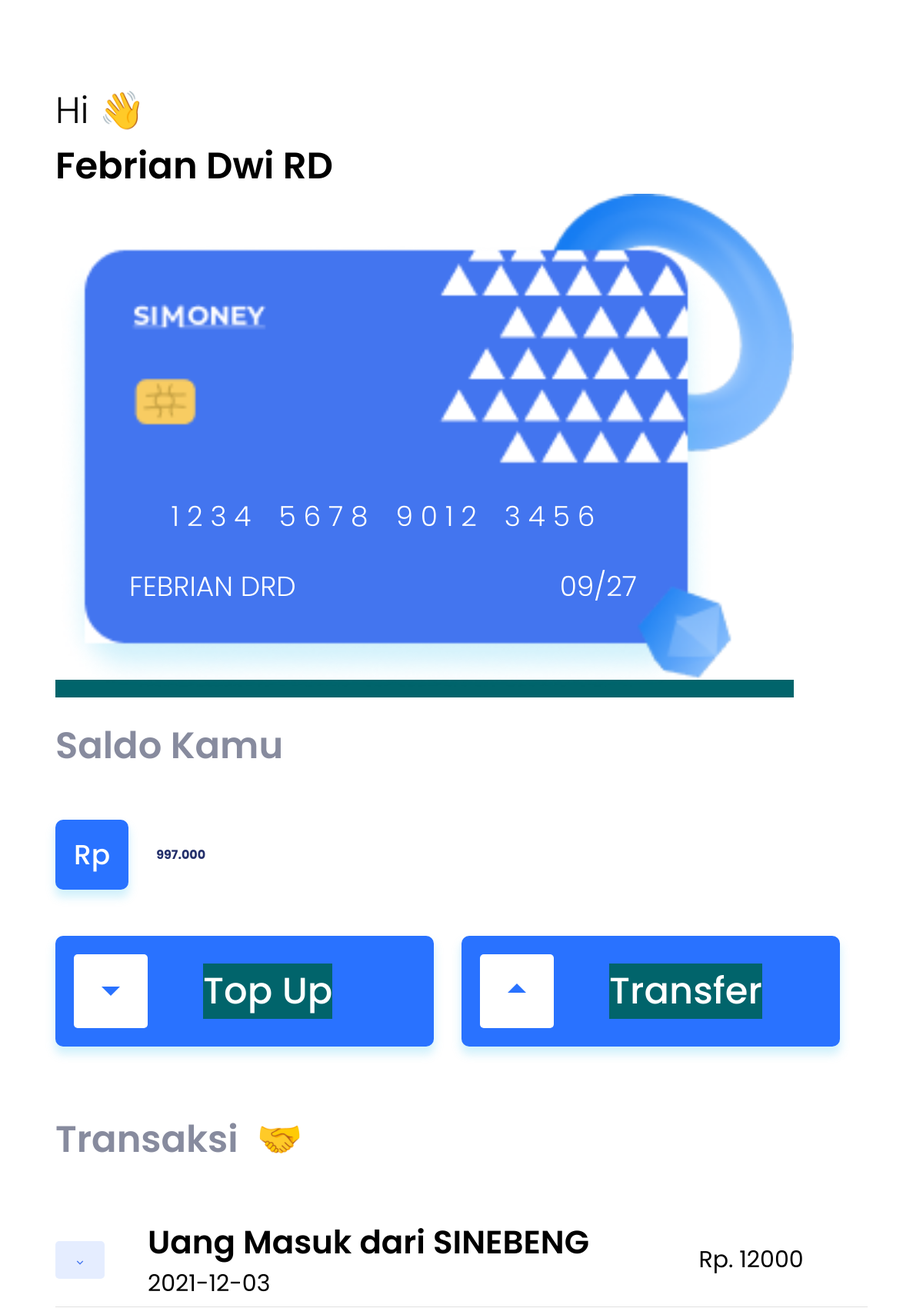
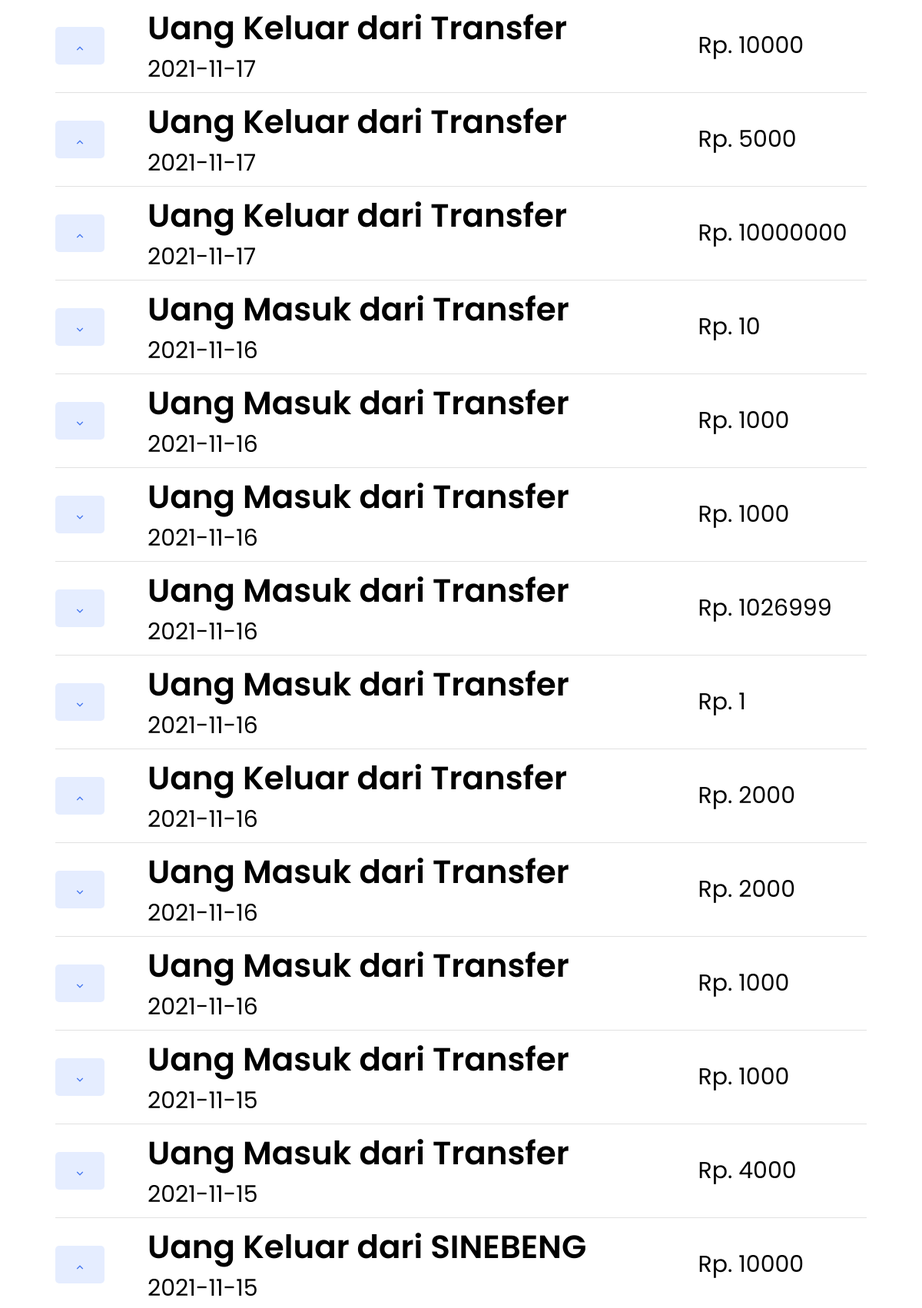
The app's page /apk2/dashboard.php (signed in, upper part) with its own data (2 pictures, top to bottom).
### tables this page shows
CREATE TABLE `transaksi` (
  `id` int(11) NOT NULL,
  `userid` varchar(30) NOT NULL,
  `type` int(1) NOT NULL,
  `jumlah` varchar(255) NOT NULL,
  `tanggal` date NOT NULL DEFAULT current_timestamp()
);

### apk2/dashboard.php (the view, shortened to what this page needs)
<?php
include "server/header.php";
$dataHistory = mysqli_query($koneksi, "SELECT * FROM transaksi WHERE userid = '$_SESSION[userid]' ORDER BY id DESC");
?>
<!DOCTYPE html>
<html lang="en">
<head>
    <link rel="stylesheet" href="assets/css/style.css?<?php echo date('l jS \of F Y h:i:s A'); ?>">
    <link href="https://cdn.jsdelivr.net/npm/remixicon@2.2.0/fonts/remixicon.css" rel="stylesheet">
</head>
<body>
    <div class="page">
        <div class="card-mobile mb-5">
            <p class="sub-text">Hi 👋</p>
            <span style="font-weight:600;" class="sub-text mb-3"><?= $_SESSION['nama'] ?></span>
            <a href="kartu.php">
                <img style="width:80vw;" src="assets/img/card-polos.png" alt="">
            </a>
            <div class="card-info-2 text-align-tengah">
                <p class="mb-3">1 2 3 4&emsp;5 6 7 8&emsp;9 0 1 2&emsp;3 4 5 6</p>
                <div class="flex justify-content-between">
                    <p>FEBRIAN DRD</p>
                    <p>09/27</p>
                </div>
            </div>
            <span style="font-weight:600; color: rgba(0, 8, 48, 0.47);" class="sub-text mb-5">Saldo Kamu</span>
            <div class="flex align-items-tengah mb-5 mt-5">
                <div class="badge-biru mr-3">
                    Rp
                </div>
                <h4 class="balance mr-3" id="saldo"></h4>
            </div>
            <div class="flex mb-5">
                <div class="button-biru btn-full mr-3 flex align-items-tengah">
                    <div class="badge-putih mr-6 ">
                        <i class="ri-arrow-down-s-fill"></i>
                    </div>
                    <a href="topup.php" style="text-decoration: none; color:#fff;">
                        <span>Top Up</span>
                    </a>
                </div>
                <div class="button-biru btn-full mr-3 flex align-items-tengah">
                    <div class="badge-putih mr-6 ">
                        <i class="ri-arrow-up-s-fill"></i>
                    </div>
                    <a href="tf.php" style="text-decoration: none; color:#fff;">
                        <span>Transfer</span>
                    </a>
                </div>
            </div>
            <br>
            <div class="flex">
                <span style="font-weight:600; color: rgba(0, 8, 48, 0.47);" class="sub-text mb-5 mr-2">Transaksi</span>
                <span class="sub-text">🤝</span>
            </div>
            <table class="table-trx">
                <?php
                while ($d = mysqli_fetch_array($dataHistory)) {
                    if ($d['type'] == 0) {
                        $icon = "up";
                        $des = "Uang Keluar dari Transfer";
                    } elseif ($d['type'] == 1) {
                        $icon = "down";
                        $des = "Uang Masuk dari Transfer";
                    } elseif ($d['type'] == 2){
                        $icon = "up";
                        $des = "Uang Keluar dari SINEBENG";
                    } elseif ($d['type'] == 3){
                        $icon = "down";
                        $des = "Uang Masuk dari SINEBENG";
                    }
                ?>
                    <tr>
                        <td class="row-icon">
                            <div class="badge-biru-muda-2">
                                <i class="ri-arrow-<?= $icon ?>-s-line"></i>
                            </div>
                        </td>
                        <td>
                            <p class="trx-text mr-5"><?= $des ?></p>
                            <p class="trx-time"><?= $d['tanggal'] ?></p>
                        </td>
                        <td>
                            <p class="trx-time" id="jumlahtrx">Rp. <?= $d['jumlah'] ?></p>
                        </td>
                    </tr>
                <?php
                }
                ?>
            </table>
        </div>
    </div>
</body>
</html>

### apk2/assets/css/style.css (style rules this page uses)
* { box-sizing: border-box; margin: 0; padding: 0; }
body { font-family: "Poppins", sans-serif; }
a, a:hover, a:focus, a:active { text-decoration: none; color: inherit; background-color: #01646b; }
.page { margin: 2vw; margin-top: 5vw; margin-bottom: 25vw; }
.card-mobile { width: 100%; height: fit-content; padding: 4vw; background-color: #fff; border-radius: 15px; }
.sub-text { font-size: 4vw; font-weight: 300; }
.flex { display: flex; }
.align-items-tengah { align-items: center; }
.card-info-2 { width: 55vw; margin-left: 8vw; margin-bottom: -10vw; transform: translateY(-22vw); color: #fff; font-weight: 300; font-size: 3vw; }
.justify-content-between { justify-content: space-between; }
.text-align-tengah { text-align: center; }
.mr-3 { margin-right: 3vw; }
.mr-2 { margin-right: 2vw; }
.mr-5 { margin-right: 5vw; }
.mr-6 { margin-right: 6vw; }
.mt-5 { margin-top: 5vw; }
.mb-5 { margin-bottom: 5vw; }
.mb-3 { margin-bottom: 3vw; }
.balance { color: #232f6b; }
.row-icon { width: 10vw; }
.badge-biru-muda-2 { width: fit-content; height: fit-content; padding-top: 1.5vw; padding-right: 2vw; padding-left: 2vw; padding-bottom: 0.5vw; color: #4375ef; border-radius: 5px; background: rgba(57, 115, 255, 0.13); }
.badge-putih { width: fit-content; height: fit-content; padding-top: 1.5vw; padding-right: 2vw; padding-left: 2vw; padding-bottom: 0.5vw; color: #2972ff; border-radius: 5px; background: #fff; }
.table-trx { width: 100%; padding: 3vw 0; border-collapse: collapse; }
.table-trx tr { border-bottom: 1px solid rgba(196, 196, 196, 0.5); padding: 3vw; }
.table-trx td:first-child { padding: 3vw 0; }
.button-biru { padding: 2vw 2vw; font-size: 4vw; color: #fff; font-weight: 500; border-radius: 10px; background-color: #2972ff; box-shadow: 0px 9px 12px 1px rgba(74, 200, 239, 0.25); }
.badge-biru { padding: 1.5vw 2vw; font-size: 4vw; color: #fff; font-size: 3vw; font-weight: 500; border-radius: 10px; background-color: #2972ff; box-shadow: 0px 9px 12px 1px rgba(74, 200, 239, 0.25); }
.trx-text { font-size: 3.5vw; font-weight: 600; }
.trx-time { font-size: 2.5vw; font-weight: 400; }
.btn-full { width: 100%; height: fit-content; }

### records on screen
transaksi: type "Uang Masuk dari SINEBENG", tanggal "2021-12-03", jumlah "12000"
transaksi: type "Uang Keluar dari Transfer", tanggal "2021-11-17", jumlah "10000"
transaksi: type "Uang Keluar dari Transfer", tanggal "2021-11-17", jumlah "5000"
transaksi: type "Uang Keluar dari Transfer", tanggal "2021-11-17", jumlah "10000000"
transaksi: type "Uang Masuk dari Transfer", tanggal "2021-11-16", jumlah "10"
transaksi: type "Uang Masuk dari Transfer", tanggal "2021-11-16", jumlah "1000"
transaksi: type "Uang Masuk dari Transfer", tanggal "2021-11-16", jumlah "1000"
transaksi: type "Uang Masuk dari Transfer", tanggal "2021-11-16", jumlah "1026999"
transaksi: type "Uang Masuk dari Transfer", tanggal "2021-11-16", jumlah "1"
transaksi: type "Uang Keluar dari Transfer", tanggal "2021-11-16", jumlah "2000"
transaksi: type "Uang Masuk dari Transfer", tanggal "2021-11-16", jumlah "2000"
transaksi: type "Uang Masuk dari Transfer", tanggal "2021-11-16", jumlah "1000"
transaksi: type "Uang Masuk dari Transfer", tanggal "2021-11-15", jumlah "1000"
transaksi: tanggal "2021-11-15", jumlah "4000"
transaksi: type "Uang Keluar dari SINEBENG", tanggal "2021-11-15", jumlah "10000"

### other values on screen
$_SESSION['nama'] "Febrian Dwi RD"
